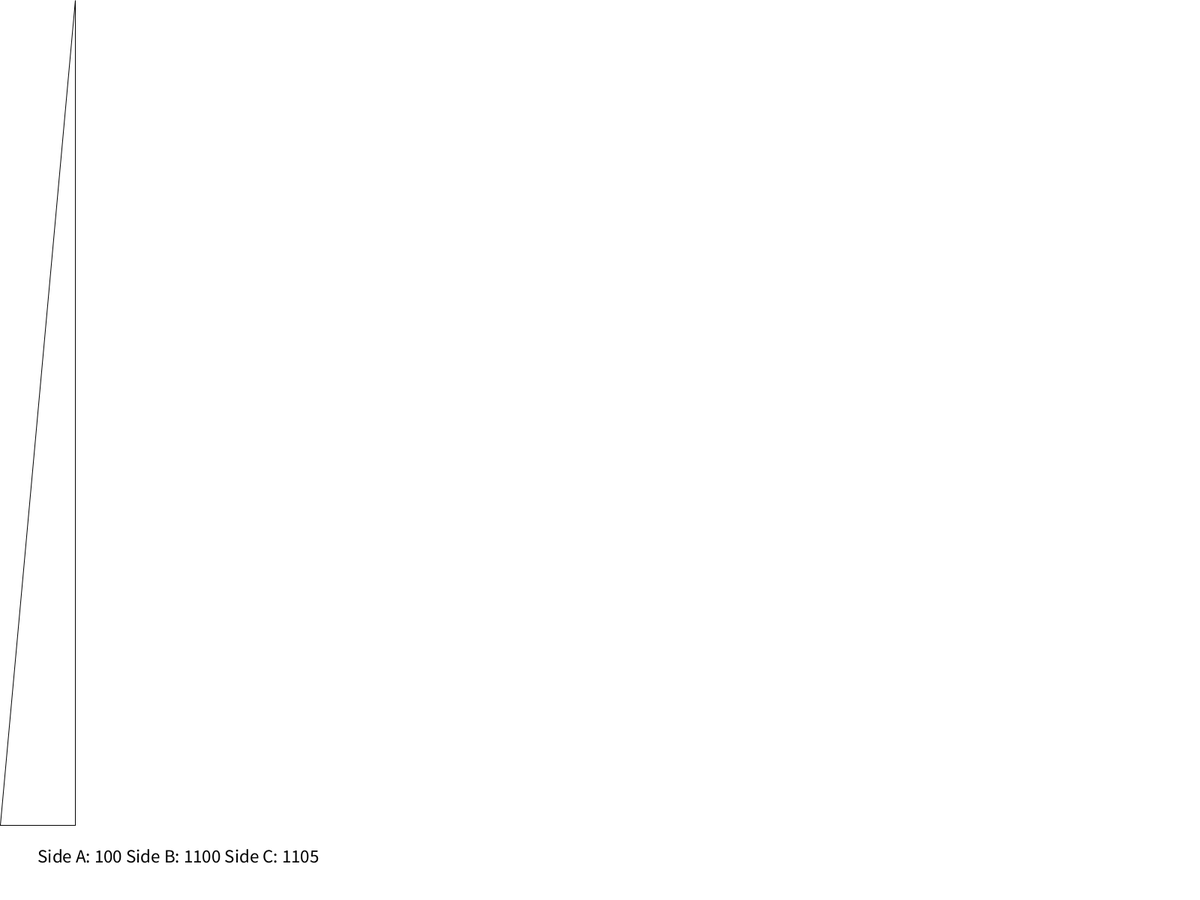
Frame 1 (no input)
Frame 60 (the mouse pressed at the canvas centre just before this capture): identical to frame 1, image omitted
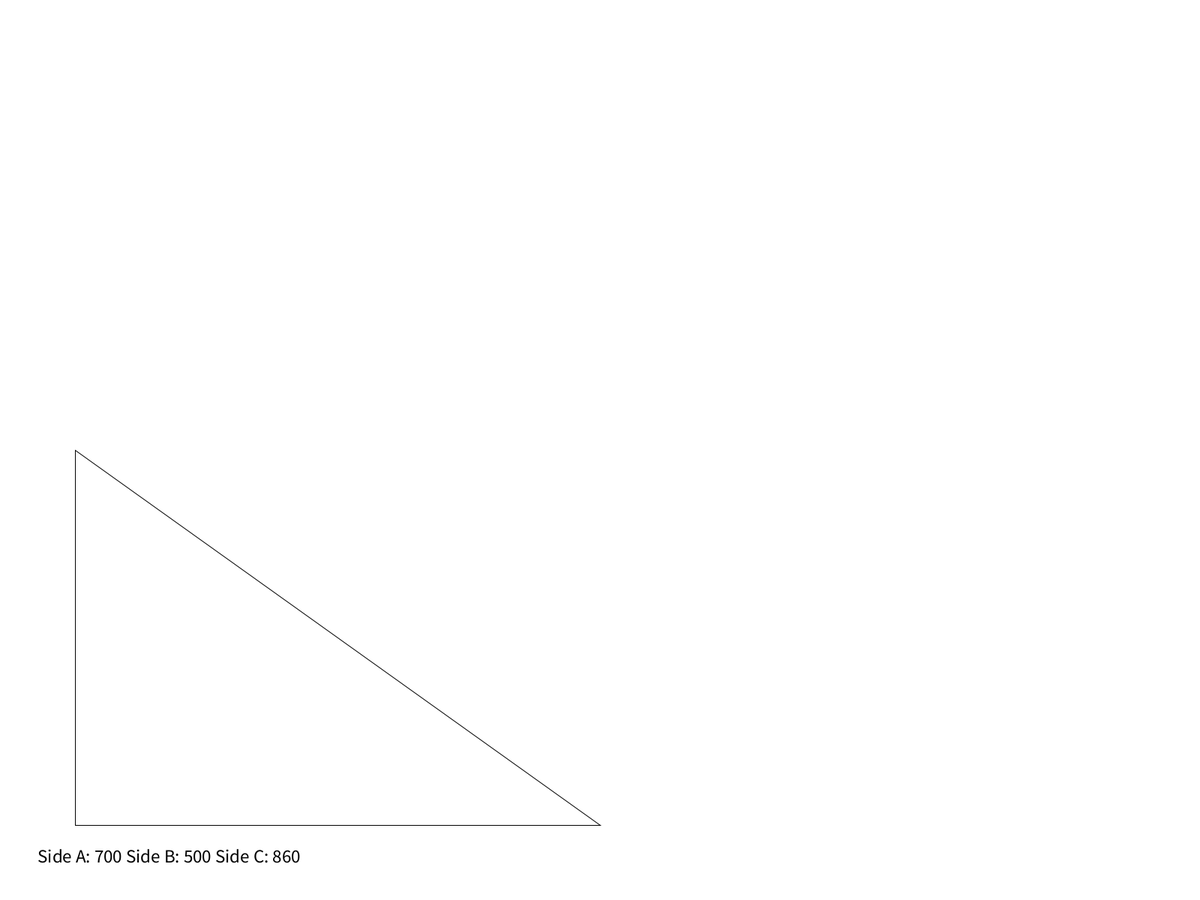
Frame 120 (the mouse held since frame 60 and released just before this capture)

The Processing sketch that drew these frames (run headless with seeded random() and noise(); from frame 60 on, the mouse is pressed at the canvas centre):

// Processing sketch: pie_guy_triangle_C
// ── pie_guy_triangle_C.pde

void setup() {
 
  fullScreen();
  
  textSize(25);
  
}

void draw() {
  
  background(255); 
  
  noFill();
  triangle(100, height - 100, mouseX, height - 100, 100, mouseY);
  
  fill(0);
  text("Side A: " + abs(100 - mouseX) + " Side B: " + abs(height - 100 - mouseY) + " Side C: " + round(sqrt(pow(abs(height - 100 - mouseY), 2) + pow(abs(100 - mouseX), 2) )) , 50, height - 50);
  
}
